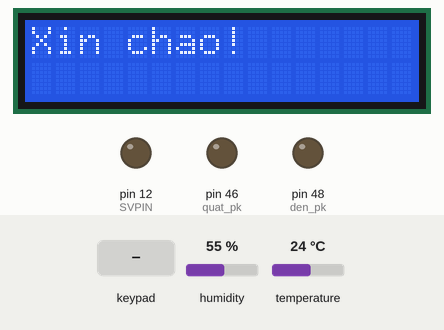
Simulated run of this sketch. Board: Arduino Mega 2560, built with avr-gcc and run on an emulated ATmega2560. Shown: 16×2 character LCD, output pins drawn as LEDs (lit = HIGH). The test bench sets the inputs (shaded band); at power-on: humidity 55 %, temperature 24 °C. The modem accepts every AT command (registered, SIM ready, sends succeed) and sends nothing else.

Above: at 1.3 s.
1.4 s: keypad keys 1 2 3 4 5 6 pressed 0.4 s apart
At 4.7 s:
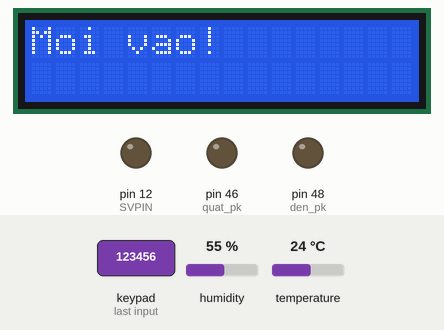
5.3 s: keypad keys 3 7 3 5 3 3 3 1 pressed 0.4 s apart
At 8.8 s:
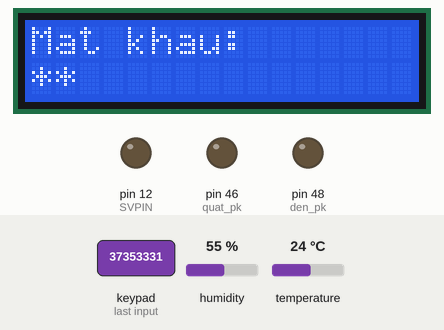
10.0 s: humidity set to 26 %
At 14.4 s:
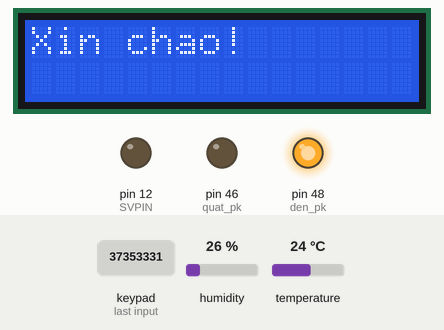
15.0 s: key '1' pressed
At 16.1 s:
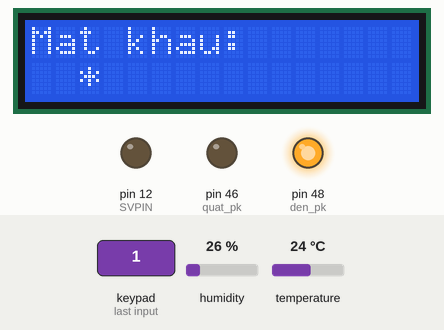
16.5 s: keypad keys 3 7 3 5 3 3 3 1 # pressed 0.4 s apart
At 20.9 s:
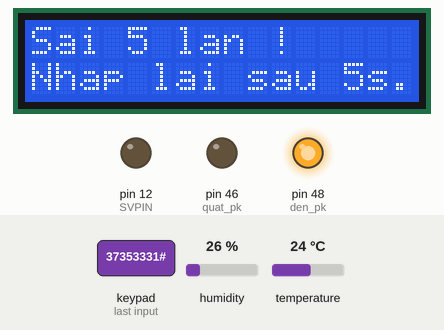
21.6 s: temperature set to 28 °C
At 26.3 s:
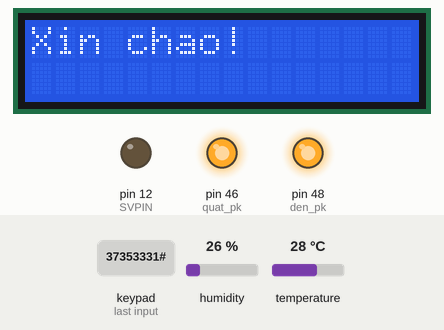
Timing chart, 0 to 27.4 s (numbered marks = the images above; inputs shaded):
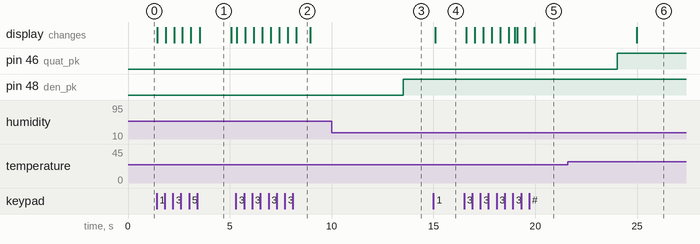

The sketch:

Test_keypad.ino
```cpp
//Khai bao thu vien
#include "DHT.h"
#include <Keypad.h>
#include <Key.h>
#include <LiquidCrystal_I2C.h>
#include <Wire.h>

//Khai bao cac chan
const int DHTPIN = 22;
const int DHTTYPE = DHT11;
const int SVPIN = 12;
#define den_pk 48
#define quat_pk 46
#define button_den_pk 53
#define button_quat_pk 52
#define button_cua_pk 51

// Khai bao cua Keypad - PassWord cho cua chinh
const byte ROWS = 4;
const byte COLS = 4;
int k = 0; // đếm số kí tự trong Pass đúng
int i = 0; //giới hạn kí tự của pass
int error = 0;
char keys[ROWS][COLS] =
{ {'1', '2', '3', 'A'},
  {'4', '5', '6', 'B'},
  {'7', '8', '9', 'C'},
  {'*', '0', '#', 'D'}
}; // Keypad Form

char pass[] = {'1', '2', '3', '4', '5', '6'}; // pass nguoi dung dat
char newpass[6];
byte rowPins[ROWS] = {37, 35, 33, 31};
byte colPins[COLS] = {29, 27, 25, 23};
int f = 0; // to Enter Clear Display one time

//Bien trang thai cua thiet bi
bool state_den_pk = false;
bool state_quat_pk = false;
bool door_state = false;
bool wait = false;
long wait_time, wait_time1;
int temp, humid;

long last;
char buffer[50];
char cmd;  //Nhan lenh tu app
/*
  + Den: 0, 1
  + Quat: 2, 3

*/
//Servo myservo;
DHT dht(DHTPIN, DHTTYPE);
LiquidCrystal_I2C lcd(0x27,16,2);
Keypad keypad = Keypad(makeKeymap(keys), rowPins, colPins, ROWS, COLS);

void setup() {
  Serial1.begin(9600);
  dht.begin();
  lcd.init();
  lcd.backlight();
  lcd.setCursor(0, 0);
  lcd.print("Xin chao!");

  pinMode(den_pk, OUTPUT);
  pinMode(quat_pk, OUTPUT);
  pinMode(button_den_pk, INPUT_PULLUP);
  pinMode(button_quat_pk, INPUT_PULLUP);
  pinMode(SVPIN, OUTPUT);

  digitalWrite(den_pk, LOW);
  digitalWrite(quat_pk, LOW);

//  attachInterrupt(digitalPinToInterrupt(button_den_pk), DEN_PHONG_KHACH, FALLING);
//  attachInterrupt(digitalPinToInterrupt(button_quat_pk), QUAT_PHONG_KHACH, FALLING);

  temp = dht.readTemperature();
  humid = dht.readHumidity();

  servo_close(SVPIN);

  cli();                                  //Disable global interrupt
  /* Reset Timer/Counter1 */
  TCCR1A = 0;
  TCCR1B = 0;
  TIMSK1 = 0;
  /* Setup Timer/Counter1 */
  TCCR1B |= (1 << CS11) | (1 << CS10);    // prescale = 64
  TCNT1 = 40536;
  TIMSK1 = (1 << TOIE1);                  // Overflow interrupt enable
  sei();

  last = 0;
}

void loop() {
  // put your main code here, to run repeatedly:
  if (door_state == true) {
    if ((millis() - wait_time) > 1500) {
      lcd.clear();
      lcd.print("Xin chao!");
      door_state = false;
      servo_close(SVPIN);
    }
  }
  if (error == 3) {
    if ((millis() - wait_time1) > 5000) {
      lcd.clear();
      lcd.print("Xin chao!");
      error = 0;
    }
  }
  if (wait) {
    if ((millis() - wait_time1) > 1500) {
      lcd.clear();
      lcd.print("Xin chao!");
      wait = false;
    }
  }

  if (Serial1.available()) {
    cmd = Serial1.read();
    if (cmd == '0') {
      digitalWrite(den_pk, 0);
      state_den_pk = false;
//      Serial1.println(state_den_pk);
    } else if (cmd == '1') {
      digitalWrite(den_pk, 1);
      state_den_pk = true;
//      Serial1.println(state_den_pk);
    } else if ((cmd == '2') || (temp < 27)) {
      digitalWrite(quat_pk, 0);
      state_quat_pk = false;
//      Serial1.println(state_quat_pk);
    } else if ((cmd == '3') || (temp >= 27)) {
      digitalWrite(quat_pk, 1);
      state_quat_pk = true;
//      Serial1.println(state_quat_pk);
    }
  }
  if ((millis() - last) >= 1500) {
    SEND_DATA();
    last = millis();
    temp = dht.readTemperature();
    humid = dht.readHumidity();
  }
}

/*Chuong trinh con */
void DEN_PHONG_KHACH() {
  if (state_den_pk == 0) {  //Neu den dang tat thi bat len
    digitalWrite(den_pk, 1);
    state_den_pk = 1;
  } else {  //Nguoc lai, neu den dang bat thi tat di
    digitalWrite(den_pk, 0);
    state_den_pk = 0;
  }
}

void QUAT_PHONG_KHACH() {
  if ((digitalRead(button_quat_pk) == 0)) {
    if (state_quat_pk == 0) {  //Neu den dang tat thi bat len
      digitalWrite(quat_pk, 1);
      state_quat_pk = 1;
    } else {  //Nguoc lai, neu den dang bat thi tat di
      digitalWrite(quat_pk, 0);
      state_quat_pk = 0;
    }
  }
}

void SEND_DATA() {
  Serial1.write(temp);
  Serial1.write(humid);
}

void passWord() {
  sei();
  char key = keypad.getKey();
  if (key != NO_KEY && i < 6)
  {
    if (f == 0)
    {
      lcd.clear();
      f = 1;
    }
    lcd.setCursor(0, 0);
    lcd.print("Mat khau:");
    lcd.setCursor(i, 1);
    lcd.print("*");
    newpass[i] = key;
    if (newpass[i] == pass[i]) k++;
    i++;
  }
  if (k == 6) {
    lcd.clear();
    lcd.print("Moi vao!");
    door_state = true;
    servo_open(SVPIN);
    wait_time = millis();
    i = 0;
    k = 0;
    f = 0;
    return;
  }
  else if (k < 6 && i == 6) {
    error++;
    if (error == 3) {
      lcd.clear();
      lcd.print("Sai 5 lan !");
      lcd.setCursor(0, 1);
      lcd.print("Nhap lai sau 5s.");
      wait_time1 = millis();
      door_state = false;
      i = 0;
      k = 0;
      f = 0;
      return;
    } else {
      lcd.clear();
      lcd.print("Mat khau sai !");
      wait = true;
      wait_time1 = millis();
      door_state = false;
      i = 0;
      k = 0;
      f = 0;
      return;
    }
  }
}
void servo_open(int pin) {
  digitalWrite(pin,HIGH);
//  delayMicroseconds(1450);
  long t = micros();
  while ((micros() - t) < 1450);
  digitalWrite(pin,LOW);
//  delayMicroseconds(18550);
  t = micros();
  while ((micros() - t) < 18550);
}
void servo_close(int pin) {
  digitalWrite(pin,HIGH);
//  delayMicroseconds(600);
  long t = micros();
  while ((micros() - t) < 600);
  digitalWrite(pin,LOW);
//  delayMicroseconds(19400);
  t = micros();
  while ((micros() - t) < 19400);
}
ISR(TIMER1_OVF_vect) {
  passWord();
  TCNT1 = 40536;
}
```

Measured:
- the behaviour switches between 26 and 27 °C on temperature (found by bisection; images 5 and 6)
- after the input at 1.4 s, the display: first changes at once (image 1 shows a later state)
- after the input at 5.3 s, the display: first changes after 0.05 s (image 2 shows a later state)
- after the input at 10.0 s, pin 48 (den_pk): LOW → HIGH after 3.5 s
- after the input at 15.0 s, the display: changes after 0.09 s (image 4)
- after the input at 16.5 s, the display: first changes after 0.11 s (image 5 shows a later state)
- after the input at 21.6 s, pin 46 (quat_pk): LOW → HIGH after 2.4 s
